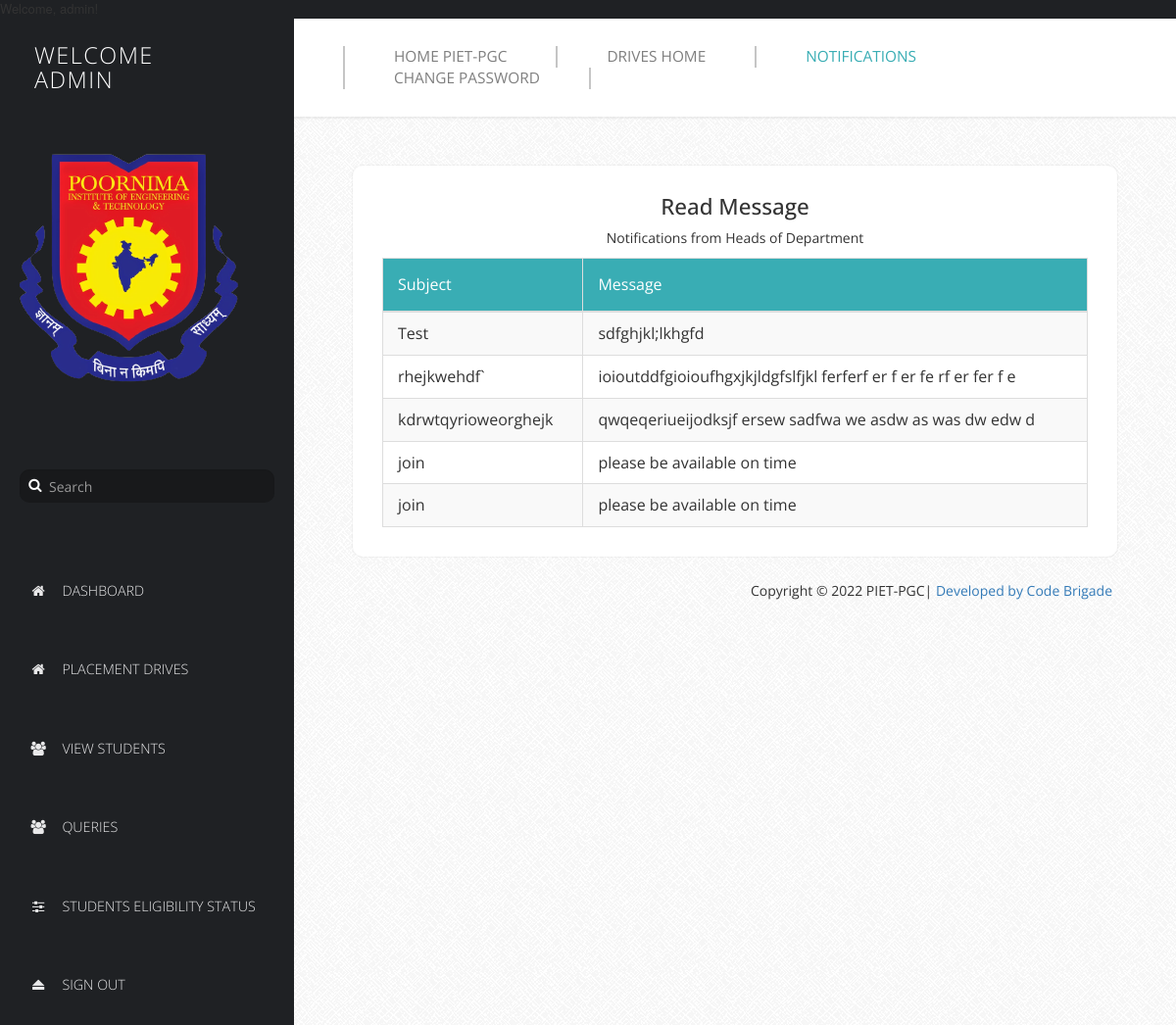
Page /Home/PProfile/RNotif.php (signed in) on the committed database.
### tables this page shows
CREATE TABLE `notification` (
  `Id` int(10) NOT NULL,
  `Subject` varchar(255) NOT NULL,
  `Message` varchar(255) NOT NULL,
  `Sender` varchar(255) NOT NULL
);

### Home/PProfile/RNotif.php (the view, shortened to what this page needs)
<!DOCTYPE html>
<html lang="en">
  <head>
    <link href="css/font-awesome.min.css" rel="stylesheet">
    <link href="css/bootstrap.min.css" rel="stylesheet">
    <link href="css/templatemo-style.css" rel="stylesheet">
  </head>
  <body>
    <div class="templatemo-flex-row">
      <div class="templatemo-sidebar">
        <header class="templatemo-site-header">
          <?php
		  $Welcome = "Welcome";
          echo "<h1>" . $Welcome . "<br>". $_SESSION['pusername']. "</h1>";
		  ?>
        </header>
        <div class="profile-photo-container">
          <img src="images/profile.png" alt="Profile Photo" class="img-responsive">
        </div>
        <form class="templatemo-search-form" role="search">
          <div class="input-group">
              <button type="submit" class="fa fa-search"></button>
              <input type="text" class="form-control" placeholder="Search" name="srch-term" id="srch-term">
          </div>
        </form>
        <nav class="templatemo-left-nav">
         <ul>
            <li><a href="login.php"><i class="fa fa-home fa-fw"></i>Dashboard</a></li>
            <li><a href="Placement Drives.php"><i class="fa fa-home fa-fw"></i>Placement Drives</a></li>
            <li><a href="manage-users.php"><i class="fa fa-users fa-fw"></i>View Students</a></li>
            <li><a href="queries.php"><i class="fa fa-users fa-fw"></i>Queries</a></li>
            <li><a href="Students Eligibility.php"><i class="fa fa-sliders fa-fw"></i>Students Eligibility Status</a></li>
            <li><a href="logout.php"><i class="fa fa-eject fa-fw"></i>Sign Out</a></li>
          </ul>
        </nav>
      </div>
      <div class="templatemo-content col-1 light-gray-bg">
        <div class="templatemo-top-nav-container">
          <div class="row">
            <nav class="templatemo-top-nav col-lg-12 col-md-12">
              <ul class="text-uppercase">
               <li><a href="../index.php">Home PIET-PGC</a></li>
                <li><a href="../Drives/index.php">Drives Home</a></li>
                <li><a href="Notif.php" class="active">Notifications</a></li>
                <li><a href="Change Password.php">Change Password</a></li>
              </ul>
            </nav>
          </div>
        </div>
        <div class="templatemo-content-container">
          <div class="templatemo-content-widget white-bg">
			<center><h2 class="margin-bottom-10">Read Message</h2>
      <p>Notifications from Heads of Department</p></center>
            <table class="table table-striped table-bordered templatemo-user-table">
                <thead>
                  <tr>
					<td><a  class="white-text templatemo-sort-by">Subject </a></td>
                    <td><a class="white-text templatemo-sort-by">Message </a></td>
				  </thead>
			   <?php
$conn = mysqli_connect('localhost','id18835262_tpo','Admin@123456','id18835262_tpo_poornima');
$sql = "SELECT Subject, Message FROM notification where sender='HOD'";
$rs_result = $conn->query($sql);
while ($row = $rs_result->fetch_assoc())
{
            print "<tr>";
print "<td>" . $row['Subject'] . "</td>";
print "<td>" . $row['Message'] . "</td>";
print "</tr>";
}
?>
              </table>
          </div>
          <footer class="text-right">
            <p>Copyright &copy; 2022 PIET-PGC| <a href="#" target="_parent">Developed by Code Brigade </a></p>
          </footer>
        </div>
      </div>
    </div>
  </body>
</html>

### Home/PProfile/css/templatemo-style.css (style rules this page uses)
* { font-family: 'Open Sans', sans-serif; }
body { font-size: 13px; }
body, .templatemo-left-nav { background: #1f2124; }
h1, h2, h3 { margin: 0; }
h2 { font-size: 1.6em; }
ul { list-style-type: none; margin: 0; padding: 0; }
nav li { font-size: 1.1em; list-style: none; text-transform: uppercase; }
.white-text { color: white; }
.white-bg { background-color: white; }
.light-gray-bg { font-family:"Trebuchet MS", "Myriad Pro", Arial, sans-serif; font-size:14px; background:#f4f4f4 url(../images/bg.png) repeat top left; color:#333; overflow-y:scroll; }
.margin-bottom-10 { margin-bottom: 10px; }
footer { padding: 15px; }
.templatemo-sidebar { width: 300px; }
.templatemo-site-header { margin: 25px 30px; }
.templatemo-site-header h1 { color: white; display: inline-block; font-size: 1.8em; font-weight: 300; letter-spacing: 1.5px; margin: 0 5px; text-transform: uppercase; vertical-align: middle; }
.profile-photo-container { position: relative; }
.templatemo-search-form { font-size: 1.1em; margin: 50px 20px; }
.templatemo-search-form .input-group { width: 100%; }
.templatemo-search-form .input-group .form-control { background-color: #18191b; border: none; border-radius: 10px; color: #DDD; padding-left: 30px; }
.templatemo-search-form .input-group { position: relative; }
.fa-search { height:32px; width:32px; border: none; cursor: pointer; color:white; background:transparent; position:absolute; top: 0; left: 0; z-index: 100; }
.templatemo-left-nav li { font-weight: 300; }
.templatemo-left-nav a { color: #e9e9ea; display: block; padding: 30px; transition: all 0.3s ease; }
.templatemo-left-nav .fa { margin-right: 15px; }
.templatemo-top-nav-container { background-color: white; padding: 28px 50px; box-shadow: 0px 0px 2px 2px rgba(161, 159, 159, 0.18); }
.templatemo-top-nav li { float: left; list-style: none; }
.templatemo-top-nav a { color: #7f7f7f; display: block; padding: 0 50px; border-left: 2px solid #c5c5c5; }
.templatemo-top-nav li:last-child a { border-right: 2px solid #c5c5c5; }
.templatemo-top-nav a:hover, .templatemo-top-nav a.active { color: #39ADB4; }
.templatemo-content { margin-top: 0px; min-height: 600px; padding: 0; overflow-x: hidden; }
.templatemo-content-container { padding: 40px 50px; }
.templatemo-flex-row { display: -webkit-flex; display: -ms-flexbox; display: flex; }
.col-1 { -webkit-flex: 1; -ms-flex: 1; flex: 1; }
.templatemo-content-widget { border-radius: 10px; padding: 30px; position: relative; margin: 10px; box-shadow: 0px 0px 1px 1px rgba(161, 159, 159, 0.1); }
.table { margin-bottom: 0; }
.table>tbody>tr>td { padding: 10px 15px; }
.table>thead>tr>td { padding: 15px; }
.templatemo-user-table thead { background-color: #39ADB4; color: white; }
@media only screen and (min-width: 768px) { .templatemo-left-nav { display: block !important; } }

### rows in the picture
notification: Subject "Test", Message "sdfghjkl;lkhgfd"
notification: Subject "rhejkwehdf`", Message "ioioutddfgioioufhgxjkjldgfslfjkl ferferf er f er fe rf er fer f e"
notification: Subject "kdrwtqyrioweorghejk", Message "qwqeqeriueijodksjf ersew sadfwa we asdw as was dw edw d"
notification: Subject "join", Message "please be available on time"
notification: Subject "join", Message "please be available on time"

### other values in the picture
$Welcome "WELCOME"
$_SESSION['pusername'] "ADMIN"
